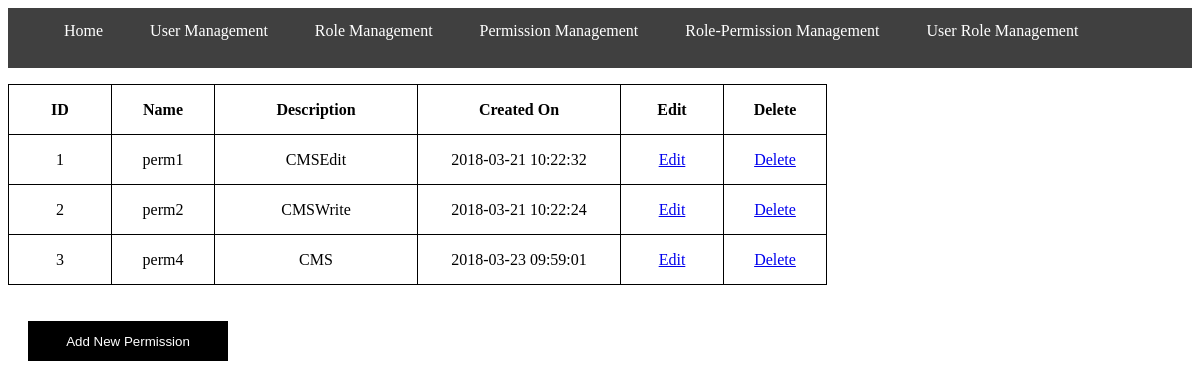
Page /PermissionList.php (signed in) on the committed database.
### tables this page shows
CREATE TABLE `permissions` (
  `permissionid` int(11) NOT NULL,
  `name` varchar(45) DEFAULT NULL,
  `description` varchar(45) DEFAULT NULL,
  `createdon` datetime DEFAULT NULL,
  `createdby` int(11) DEFAULT NULL
);

### PermissionList.php (the view, shortened to what this page needs)
<?php require('conn.php');
 ?>
<html>
    <head>
    </head>
<body onload="SelectCountry();">
<ul>
  <li><a  href="homeAdmin.php">Home</a></li>
  <li><a  href="UserList.php">User Management</a></li>
  <li><a  href="RoleList.php">Role Management</a></li>
  <li><a  href="PermissionList.php">Permission Management</a></li>
  <li><a  href="RolePermissionList.php">Role-Permission Management</a></li>
  <li><a href="UserRoleList.php">User Role Management</a></li>
</ul>
    <table>
<tr>
    <table id='tblMain' style='border:1px solid; border-collapse: collapse;align:center;'><tr><th style='width: 100px; color: black; text-align: center; border-collapse: collapse;border:1px solid;height:50px;'>ID</th>
    <th style='width: 100px; color: black; text-align: center; border-collapse: collapse;border:1px solid;height:50px;'>Name</th>
    <th style='width: 100px; color: black; text-align: center; border-collapse: collapse;border:1px solid;height:50px;'>Description</th>
	<th style='width: 100px; color: black; text-align: center; border-collapse: collapse;border:1px solid;height:50px;'>Created On</th>
<th style='width: 100px; color: black; text-align: center; border-collapse: collapse;border:1px solid;height:50px;'>Edit</th>
<th style='width: 100px; color: black; text-align: center; border-collapse: collapse;border:1px solid;height:50px;'>Delete</th></tr>
<?php
$sql="select * from permissions";
		$result=mysqli_query($conn, $sql);
		$records = mysqli_num_rows($result);
 ?>
  <?php for ( $i=0; $i<$records; $i++) {
$row=mysqli_fetch_assoc($result);
  ?>
    <tr><td style='width: 100px; text-align: center;height:50px; border-collapse: collapse;border:1px solid;'><?php echo $row["permissionid"]?></td>
    <td style='width: 100px; text-align: center;height:50px; border-collapse: collapse;border:1px solid;'><?php echo $row["name"]?></td>
    <td style='width: 200px; text-align: center;height:50px; border-collapse: collapse;border:1px solid;'><?php echo $row["description"]?></td>
	<td style='width: 200px; text-align: center;height:50px; border-collapse: collapse;border:1px solid;'><?php echo $row["createdon"]?></td>
 <td style='width: 100px; text-align: center;height:50px; border-collapse: collapse;border:1px solid;'><a   href="Permission.php?Uid=<?php echo $row["permissionid"];?>" >Edit</a></td>
<td style='width: 100px; text-align: center;height:50px; border-collapse: collapse;border:1px solid;'><a  href="PermissionList.php?Uid=<?php echo $row["permissionid"];?>" onclick="return Confirmation();" >Delete</a></td></tr>
  <?php } ?>
   </table>
</tr>
</table>
<br><br>
<form action="Permission.php">
<input type="submit" class="submit" value="Add New Permission" >
</form>
</body>
</html>

### PermissionList.php (style rules this page uses)
ul { list-style-type: none; overflow: hidden; background-color:#404040; height:60px; text-align: center; }
li { float: left; margin-right:15px; text-align: center; font-family: 'Shrikhand'; }
li a { display: block; color: white; text-align: center; padding: 14px 16px; text-decoration: none; height:80px; font-family: 'Shrikhand'; }
.submit { width:200px; height:40px; background-color:black; color:white; font-family:arial; border:none; margin-right:30px; margin-bottom:30px; margin-left:20px; }

### rows in the picture
permissions: permissionid "1", name "perm1", description "CMSEdit", createdon "2018-03-21 10:22:32"
permissions: permissionid "2", name "perm2", description "CMSWrite", createdon "2018-03-21 10:22:24"
permissions: permissionid "3", name "perm4", description "CMS", createdon "2018-03-23 09:59:01"
